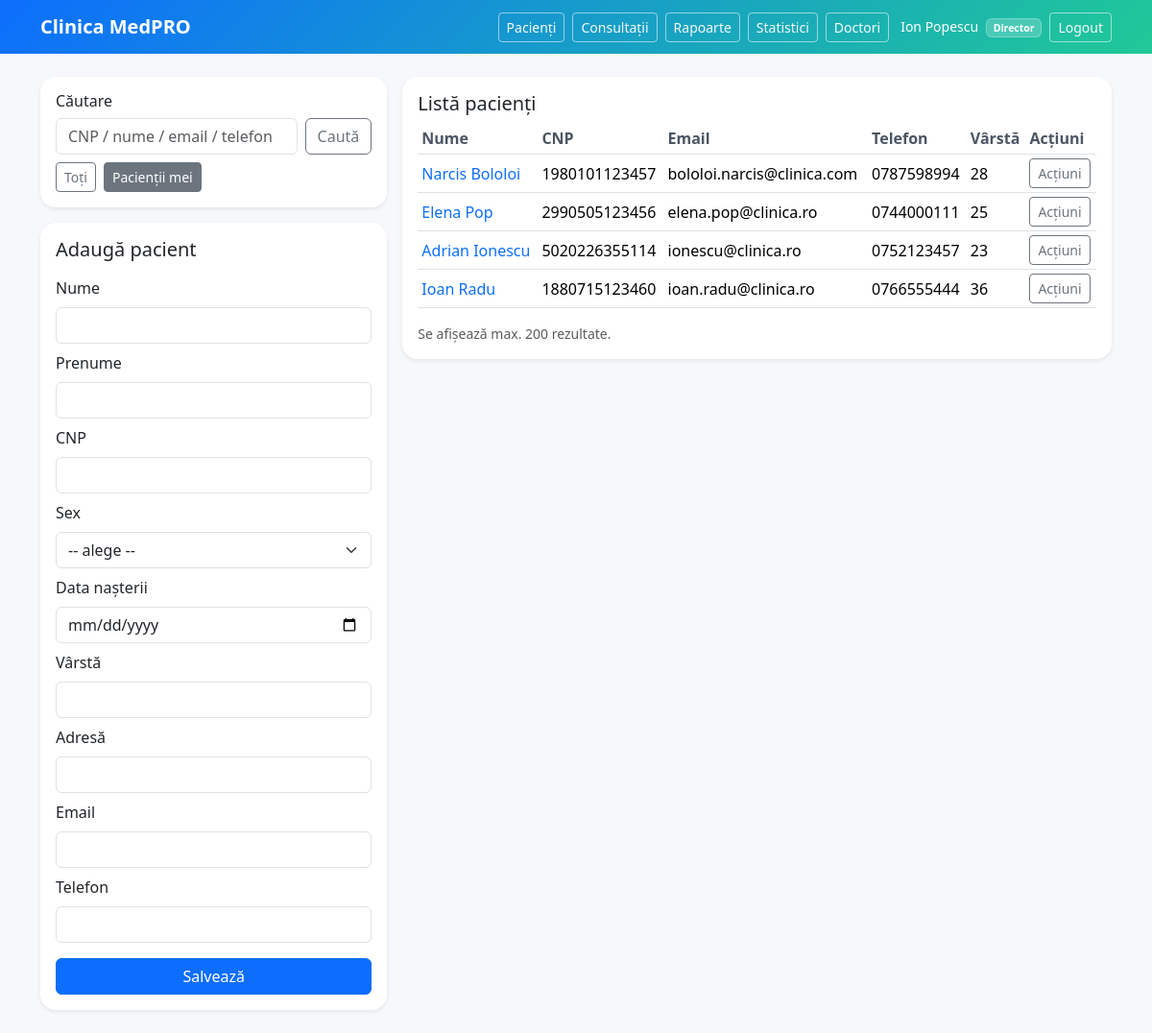
Screenshot of /public/pacienti.php?mine=1 (signed in) with the database file from the repository.
### tables this page shows
CREATE TABLE IF NOT EXISTS `pacienti` (
  `cnp` char(13) NOT NULL,
  `nume` varchar(60) NOT NULL,
  `prenume` varchar(60) NOT NULL,
  `adresa` varchar(255) NOT NULL,
  `data_nasterii` date NOT NULL,
  `sex` enum('M','F') NOT NULL,
  `varsta` int NOT NULL,
  `email` varchar(120) NOT NULL,
  `telefon` varchar(30) NOT NULL,
  `created_at` timestamp NULL DEFAULT CURRENT_TIMESTAMP,
  PRIMARY KEY (`cnp`)
);

### app/helpers.php (called while the page is built, shortened)
<?php
function e(string $s): string {
  return htmlspecialchars($s, ENT_QUOTES, 'UTF-8');
}

### app/db.php (called while the page is built, shortened)
<?php
function db(): PDO {
  $cfg = require __DIR__ . '/config.php';
  $db = $cfg['db'];
  $dsn = "mysql:host={$db['host']};dbname={$db['name']};charset={$db['charset']}";
  $pdo = new PDO($dsn, $db['user'], $db['pass'], [
    PDO::ATTR_ERRMODE => PDO::ERRMODE_EXCEPTION,
    PDO::ATTR_DEFAULT_FETCH_MODE => PDO::FETCH_ASSOC,
  ]);
  return $pdo;
}

### public/pacienti.php (the view, shortened to what this page needs)
<?php
require_once __DIR__ . '/../app/db.php';
require_once __DIR__ . '/../app/helpers.php';
require_once __DIR__ . '/../app/layout.php';
$u = auth_user();
$editPacient = null;
$q = trim((string)($_GET['q'] ?? ''));
$mine = (int)($_GET['mine'] ?? 0);
$params = [];
if ($mine === 1) {
  $sql = "
    SELECT DISTINCT p.*
    FROM pacienti p
    JOIN consultatii c ON c.cnp_pacient = p.cnp
    WHERE c.doctor_id = :did
  ";
  $params[':did'] = (int)$u['id'];
  $sql .= " ORDER BY p.created_at DESC LIMIT 200";
}
$list = db()->prepare($sql);
$list->execute($params);
$pacienti = $list->fetchAll();
function v(?array $row, string $key): string {
  return e((string)($row[$key] ?? ''));
}
$isEdit = (bool)$editPacient;
?>
<div class="row g-3">
  <div class="col-lg-4">
    <div class="card shadow-sm mb-3">
      <div class="card-body">
        <h2 class="h6 mb-2">Căutare</h2>
        <form method="get" class="d-flex gap-2">
          <input name="q" value="<?= e($q) ?>" class="form-control" placeholder="CNP / nume / email / telefon">
          <button class="btn btn-outline-secondary">Caută</button>
        </form>
        <div class="d-flex gap-2 mt-2">
          <a class="btn btn-sm <?= $mine===0 ? 'btn-secondary' : 'btn-outline-secondary' ?>"
             href="/clinica/public/pacienti.php<?= $q!=='' ? '?q='.urlencode($q) : '' ?>">
            Toți
          </a>
          <a class="btn btn-sm <?= $mine===1 ? 'btn-secondary' : 'btn-outline-secondary' ?>"
             href="/clinica/public/pacienti.php?mine=1<?= $q!=='' ? '&q='.urlencode($q) : '' ?>">
            Pacienții mei
          </a>
        </div>
      </div>
    </div>
    <div class="card shadow-sm">
      <div class="card-body">
        <h2 class="h5 mb-3"><?= $isEdit ? 'Editează pacient' : 'Adaugă pacient' ?></h2>
        <form method="post">
          <div class="mb-2">
            <label class="form-label">Nume</label>
            <input name="nume" id="nume" class="form-control" required value="<?= v($editPacient, 'nume') ?>">
          </div>
          <div class="mb-2">
            <label class="form-label">Prenume</label>
            <input name="prenume" id="prenume" class="form-control" required value="<?= v($editPacient, 'prenume') ?>">
          </div>
          <div class="mb-2">
            <label class="form-label">CNP</label>
            <input name="cnp" id="cnp" class="form-control" maxlength="13" required
                   value="<?= v($editPacient, 'cnp') ?>"
                   <?= $isEdit ? 'readonly' : '' ?>>
          </div>
          <div class="mb-2">
            <label class="form-label">Sex</label>
            <select name="sex" id="sex" class="form-select" required>
              <option value="">-- alege --</option>
            </select>
          </div>
          <div class="mb-2">
            <label class="form-label">Data nașterii</label>
            <input type="date" name="data_nasterii" id="data_nasterii" class="form-control" required
                   value="<?= v($editPacient, 'data_nasterii') ?>">
          </div>
          <div class="mb-2">
            <label class="form-label">Vârstă</label>
            <input type="number" name="varsta" id="varsta" class="form-control" min="0" max="130" required readonly
                   value="<?= v($editPacient, 'varsta') ?>">
          </div>
          <div class="mb-2">
            <label class="form-label">Adresă</label>
            <input name="adresa" class="form-control" required value="<?= v($editPacient, 'adresa') ?>">
          </div>
          <div class="mb-2">
            <label class="form-label">Email</label>
            <input type="email" name="email" class="form-control" required value="<?= v($editPacient, 'email') ?>">
          </div>
          <div class="mb-3">
            <label class="form-label">Telefon</label>
            <input name="telefon" class="form-control" required value="<?= v($editPacient, 'telefon') ?>">
          </div>
          <button class="btn btn-primary w-100"><?= $isEdit ? 'Actualizează' : 'Salvează' ?></button>
        </form>
      </div>
    </div>
  </div>
  <div class="col-lg-8">
    <div class="card shadow-sm">
      <div class="card-body">
        <div class="d-flex justify-content-between align-items-center mb-2">
          <h2 class="h5 mb-0">Listă pacienți</h2>
        </div>
        <div class="table-responsive">
          <table class="table table-sm align-middle">
            <thead>
              <tr>
                <th>Nume</th>
                <th>CNP</th>
                <th>Email</th>
                <th>Telefon</th>
                <th>Vârstă</th>
                <th>Acțiuni</th>
              </tr>
            </thead>
            <tbody>
            <?php foreach ($pacienti as $p): ?>
              <tr>
                <td>
                  <a href="/clinica/public/pacienti.php?edit=<?= urlencode($p['cnp']) ?>" class="text-decoration-none">
                    <?= e($p['prenume'].' '.$p['nume']) ?>
                  </a>
                </td>
                <td><?= e($p['cnp']) ?></td>
                <td><?= e($p['email']) ?></td>
                <td><?= e($p['telefon']) ?></td>
                <td><?= e((string)$p['varsta']) ?></td>
                <td class="text-nowrap actions-cell">
                  <button class="btn btn-sm btn-outline-secondary"
                          type="button"
                          data-bs-toggle="modal"
                          data-bs-target="#actModal<?= e($p['cnp']) ?>">
                    Acțiuni
                  </button>
                </td>
              </tr>
            <?php endforeach; ?>
            </tbody>
          </table>
        </div>
        <div class="text-muted small">Se afișează max. 200 rezultate.</div>
      </div>
    </div>
  </div>
</div>

### app/layout.php (style rules this page uses)
:root { --bg: #f6f8fb; --brand1: #0d6efd; --brand2: #20c997; }
body { background: var(--bg); }
.card { border: none; border-radius: 1rem; box-shadow: 0 12px 30px rgba(0,0,0,0.08); }
.table thead th { color: #4b5563; font-weight: 600; }

### public/pacienti.php (style rules this page uses)
.table-responsive { overflow-x: auto !important; overflow-y: visible !important; }
.card, .card-body { overflow: visible !important; }
td.actions-cell { position: static !important; }

### rows the page displays
pacienti: prenume+nume "Narcis Bololoi", cnp "1980101123457", email "bololoi.narcis@clinica.com", telefon "0787598994", varsta "28"
pacienti: prenume+nume "Elena Pop", cnp "2990505123456", email "elena.pop@clinica.ro", telefon "0744000111", varsta "25"
pacienti: prenume+nume "Adrian Ionescu", cnp "5020226355114", email "ionescu@clinica.ro", telefon "0752123457", varsta "23"
pacienti: prenume+nume "Ioan Radu", cnp "1880715123460", email "ioan.radu@clinica.ro", telefon "0766555444", varsta "36"
